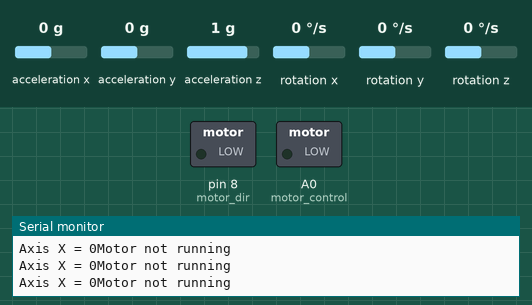
Simulated run of this sketch. Board: Arduino Uno, built with avr-gcc and run on an emulated ATmega328P. Parts: switched loads named in the sketch (green lamp = pin HIGH), the last lines printed to the serial monitor. The test bench sets the inputs (shaded band); at power-on: rotation x 0 °/s, acceleration x 0 g, acceleration y 0 g, acceleration z 1 g, rotation y 0 °/s, rotation z 0 °/s.

Above: at 1.2 s.
1.3 s: rotation x set to -2 °/s
At 2.5 s:
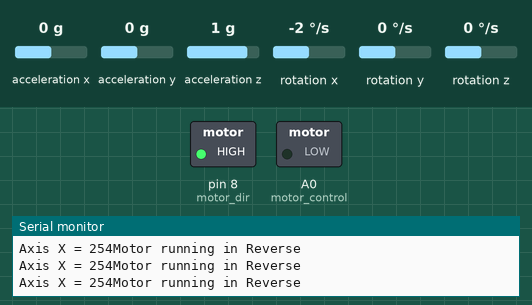
2.8 s: rotation x set to 0 °/s
At 3.7 s:
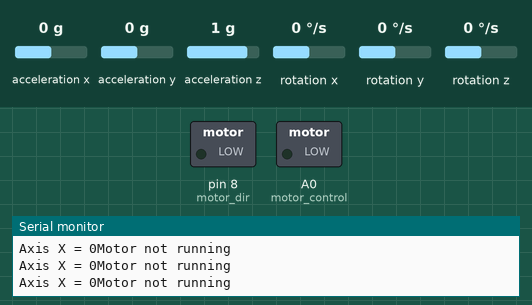
4.3 s: rotation x set to -192 °/s
At 4.9 s:
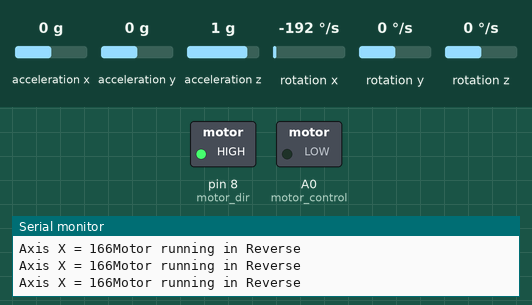
Timing chart, 0 to 7.3 s (numbered marks = the images above; inputs shaded):
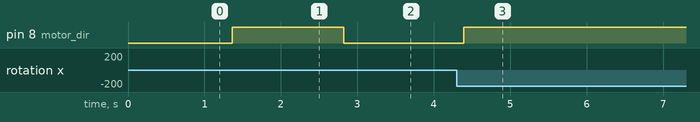

The sketch:

Mpu_Sensor_code.ino
```cpp
#include "Wire.h"
#include "I2Cdev.h"
#include "MPU6050.h"

MPU6050 mpu;

int ax, ay, az;   //accelorometer readings
int gx, gy, gz;   //gyroscope readings
// int ledpin1 = 7;
// int ledpin2 = 6;

struct MyData {
  byte X;
  byte Y;
  byte Z;
};

MyData data;

// Pin definitions
int motor_control = A0;   //speed control
int motor_dir = 8;
int movespeed = 3.5; //moter does't require full speed


// Variables for motor control

int higher_bound = 10;   // Upper threshold for axis
int lower_bound = -10;   // Lower threshold for axis


void setup() {
  Serial.begin(9600);
  Wire.begin();

  // Initialize MPU6050
  mpu.initialize();
  if (!mpu.testConnection()) {
    Serial.println("MPU6050 connection failed!");
    while (1); // Halt execution if initialization fails
  }
  Serial.println("MPU6050 initialized successfully!");

  // Initialize motor pins
  pinMode(motor_control, OUTPUT);
  pinMode(motor_dir, OUTPUT);

}

void loop() {
  // Read sensor values
  mpu.getMotion6(&ax, &ay, &az, &gx, &gy, &gz);

  // Map axis values
  data.X = constrain(map(gx, -17000, 17000, -90, 90), -90, 90); //mapped to 180 degree range
  // data.Y = constrain(map(gy, -17000, 17000, -90, 90), -90, 90);
  // data.Z = constrain(map(gz, -17000, 17000, -90, 90), -90, 90);

  // Debug output
  Serial.print("Axis X = ");
  Serial.print(data.X);
//  Serial.print("  Axis Y = ");
//  Serial.print(data.Y);
//  Serial.print("  Axis Z = ");
//  Serial.println(data.Z);

  // Motor control logic
  if (data.X <= lower_bound) {
    analogWrite(motor_control, movespeed);
    digitalWrite(motor_dir, 0);
    Serial.println("Motor running forward");
  } else if (data.X > lower_bound && data.X <= higher_bound) {
    analogWrite(motor_control, 0);
    digitalWrite(motor_dir, 0);
    Serial.println("Motor not running");
  } else if (data.X > higher_bound) {
    analogWrite(motor_control, movespeed);
    digitalWrite(motor_dir, 1);
    Serial.println("Motor running in Reverse");
  } else {
    // Stop motor if data.X is invalid
    analogWrite(motor_control, 0);
    Serial.println("Motor stopped.");
  }

  delay(100);
}
```

Measured:
- the behaviour switches between 0 and -1 °/s on rotation x (found by bisection; images 0 and 1)
- after the input at 1.3 s, pin 8 (motor_dir): LOW → HIGH after 0.06 s
- after the input at 2.8 s, pin 8 (motor_dir): HIGH → LOW at once
- after the input at 4.3 s, pin 8 (motor_dir): LOW → HIGH after 0.09 s
